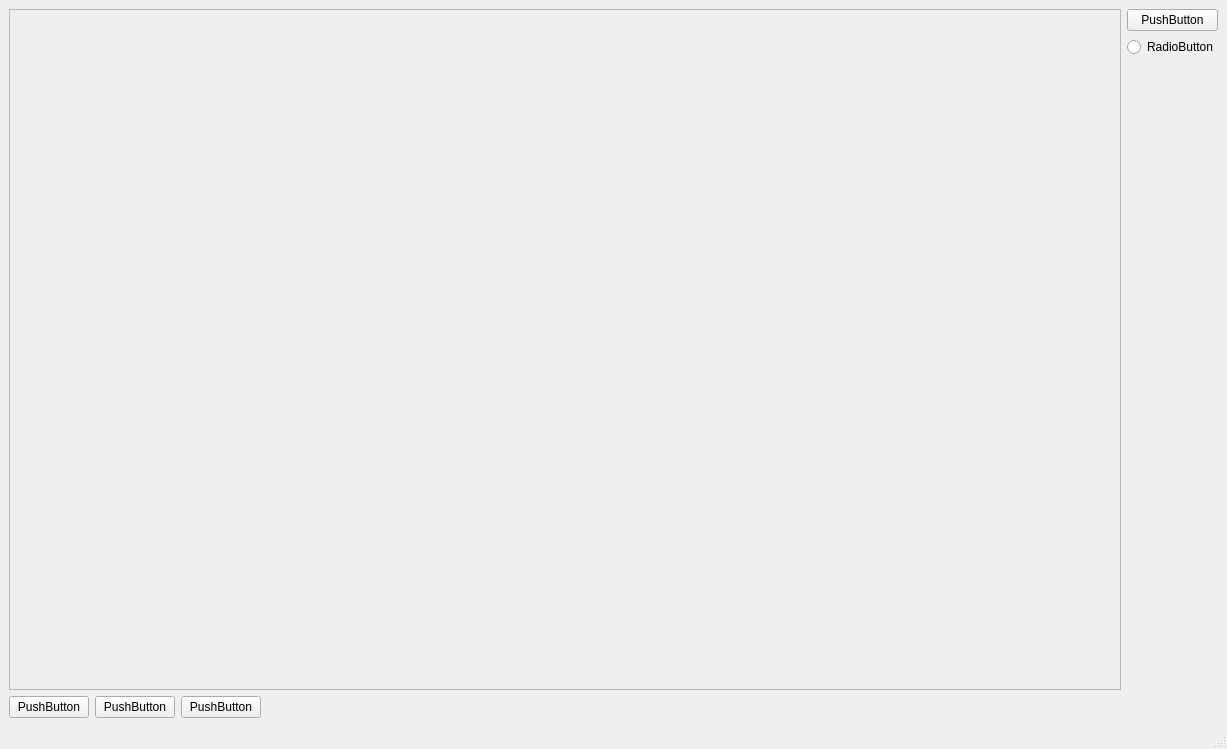
<?xml version="1.0" encoding="UTF-8"?>
<ui version="4.0">
 <class>MainWindow</class>
 <widget class="QMainWindow" name="MainWindow">
  <property name="geometry">
   <rect>
    <x>0</x>
    <y>0</y>
    <width>1227</width>
    <height>749</height>
   </rect>
  </property>
  <property name="windowTitle">
   <string>MainWindow</string>
  </property>
  <widget class="QWidget" name="centralwidget">
   <layout class="QHBoxLayout" name="horizontalLayout_4">
    <item>
     <layout class="QGridLayout" name="gridLayout">
      <item row="1" column="0" colspan="2">
       <layout class="QHBoxLayout" name="horizontalLayout">
        <item>
         <widget class="QPushButton" name="pushButton_2">
          <property name="text">
           <string>PushButton</string>
          </property>
         </widget>
        </item>
        <item>
         <widget class="QPushButton" name="pushButton_3">
          <property name="text">
           <string>PushButton</string>
          </property>
         </widget>
        </item>
        <item>
         <widget class="QPushButton" name="pushButton">
          <property name="text">
           <string>PushButton</string>
          </property>
         </widget>
        </item>
        <item>
         <spacer name="horizontalSpacer">
          <property name="orientation">
           <enum>Qt::Horizontal</enum>
          </property>
          <property name="sizeHint" stdset="0">
           <size>
            <width>40</width>
            <height>20</height>
           </size>
          </property>
         </spacer>
        </item>
       </layout>
      </item>
      <item row="0" column="1">
       <layout class="QVBoxLayout" name="verticalLayout_2">
        <item>
         <widget class="QPushButton" name="pushButton_4">
          <property name="text">
           <string>PushButton</string>
          </property>
         </widget>
        </item>
        <item>
         <widget class="QRadioButton" name="radioButton">
          <property name="text">
           <string>RadioButton</string>
          </property>
         </widget>
        </item>
        <item>
         <spacer name="verticalSpacer">
          <property name="orientation">
           <enum>Qt::Vertical</enum>
          </property>
          <property name="sizeHint" stdset="0">
           <size>
            <width>20</width>
            <height>40</height>
           </size>
          </property>
         </spacer>
        </item>
       </layout>
      </item>
      <item row="0" column="0">
       <layout class="QGridLayout" name="gridLayout_2">
        <item row="0" column="0">
         <widget class="QFrame" name="frame">
          <property name="sizePolicy">
           <sizepolicy hsizetype="Expanding" vsizetype="Expanding">
            <horstretch>0</horstretch>
            <verstretch>0</verstretch>
           </sizepolicy>
          </property>
          <property name="frameShape">
           <enum>QFrame::StyledPanel</enum>
          </property>
          <property name="frameShadow">
           <enum>QFrame::Raised</enum>
          </property>
         </widget>
        </item>
       </layout>
      </item>
     </layout>
    </item>
   </layout>
  </widget>
  <widget class="QMenuBar" name="menubar">
   <property name="geometry">
    <rect>
     <x>0</x>
     <y>0</y>
     <width>1227</width>
     <height>21</height>
    </rect>
   </property>
  </widget>
  <widget class="QStatusBar" name="statusbar"/>
 </widget>
 <resources/>
 <connections/>
</ui>
